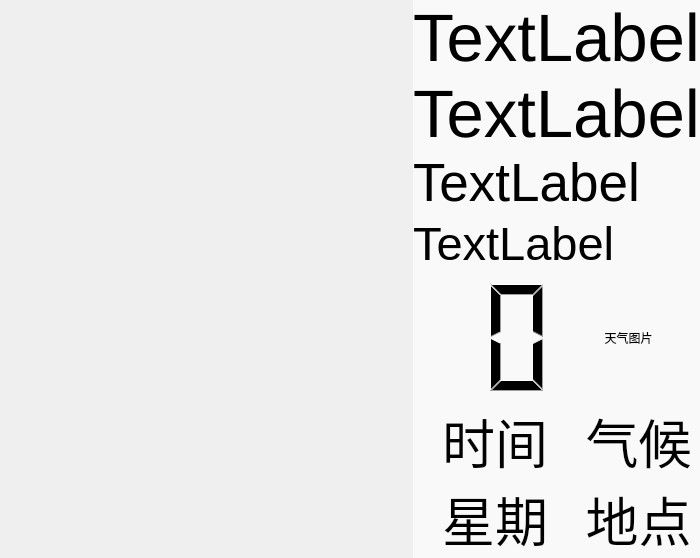
<?xml version="1.0" encoding="UTF-8"?>
<ui version="4.0">
 <class>CamerWidget</class>
 <widget class="QWidget" name="CamerWidget">
  <property name="geometry">
   <rect>
    <x>0</x>
    <y>0</y>
    <width>700</width>
    <height>558</height>
   </rect>
  </property>
  <property name="windowTitle">
   <string>Form</string>
  </property>
  <layout class="QHBoxLayout" name="horizontalLayout" stretch="500,0,300">
   <property name="spacing">
    <number>0</number>
   </property>
   <property name="leftMargin">
    <number>0</number>
   </property>
   <property name="topMargin">
    <number>0</number>
   </property>
   <property name="rightMargin">
    <number>0</number>
   </property>
   <property name="bottomMargin">
    <number>0</number>
   </property>
   <item>
    <widget class="CamerShowWidget" name="camer_widget" native="true">
     <layout class="QGridLayout" name="gridLayout_2">
      <property name="leftMargin">
       <number>0</number>
      </property>
      <property name="topMargin">
       <number>0</number>
      </property>
      <property name="rightMargin">
       <number>0</number>
      </property>
      <property name="bottomMargin">
       <number>0</number>
      </property>
      <property name="spacing">
       <number>0</number>
      </property>
     </layout>
    </widget>
   </item>
   <item>
    <spacer name="horizontalSpacer">
     <property name="orientation">
      <enum>Qt::Horizontal</enum>
     </property>
     <property name="sizeType">
      <enum>QSizePolicy::Fixed</enum>
     </property>
     <property name="sizeHint" stdset="0">
      <size>
       <width>0</width>
       <height>20</height>
      </size>
     </property>
    </spacer>
   </item>
   <item>
    <widget class="QWidget" name="info_widget" native="true">
     <layout class="QVBoxLayout" name="verticalLayout" stretch="230,10,240">
      <property name="spacing">
       <number>0</number>
      </property>
      <property name="leftMargin">
       <number>0</number>
      </property>
      <property name="topMargin">
       <number>0</number>
      </property>
      <property name="rightMargin">
       <number>0</number>
      </property>
      <property name="bottomMargin">
       <number>0</number>
      </property>
      <item>
       <widget class="QWidget" name="info_data_widget" native="true">
        <property name="styleSheet">
         <string notr="true">background-color: rgba(255, 255, 255,100);</string>
        </property>
        <layout class="QVBoxLayout" name="verticalLayout_2">
         <property name="spacing">
          <number>0</number>
         </property>
         <property name="leftMargin">
          <number>0</number>
         </property>
         <property name="topMargin">
          <number>0</number>
         </property>
         <property name="rightMargin">
          <number>0</number>
         </property>
         <property name="bottomMargin">
          <number>0</number>
         </property>
         <item>
          <widget class="QLabel" name="name_info_label">
           <property name="font">
            <font>
             <pointsize>50</pointsize>
            </font>
           </property>
           <property name="text">
            <string>TextLabel</string>
           </property>
          </widget>
         </item>
         <item>
          <widget class="QLabel" name="confiden_info_label">
           <property name="font">
            <font>
             <pointsize>50</pointsize>
            </font>
           </property>
           <property name="text">
            <string>TextLabel</string>
           </property>
          </widget>
         </item>
         <item>
          <widget class="QLabel" name="result_info_label">
           <property name="font">
            <font>
             <pointsize>40</pointsize>
            </font>
           </property>
           <property name="text">
            <string>TextLabel</string>
           </property>
          </widget>
         </item>
         <item>
          <widget class="QLabel" name="time_info_label">
           <property name="font">
            <font>
             <pointsize>35</pointsize>
            </font>
           </property>
           <property name="text">
            <string>TextLabel</string>
           </property>
          </widget>
         </item>
        </layout>
       </widget>
      </item>
      <item>
       <spacer name="verticalSpacer">
        <property name="orientation">
         <enum>Qt::Vertical</enum>
        </property>
        <property name="sizeType">
         <enum>QSizePolicy::Fixed</enum>
        </property>
        <property name="sizeHint" stdset="0">
         <size>
          <width>20</width>
          <height>0</height>
         </size>
        </property>
       </spacer>
      </item>
      <item>
       <widget class="QWidget" name="info_weather_widget" native="true">
        <property name="styleSheet">
         <string notr="true">background-color: rgba(255, 255, 255,100);</string>
        </property>
        <layout class="QGridLayout" name="gridLayout">
         <property name="leftMargin">
          <number>0</number>
         </property>
         <property name="topMargin">
          <number>0</number>
         </property>
         <property name="rightMargin">
          <number>0</number>
         </property>
         <property name="bottomMargin">
          <number>0</number>
         </property>
         <property name="spacing">
          <number>0</number>
         </property>
         <item row="0" column="0">
          <layout class="QHBoxLayout" name="horizontalLayout_2">
           <property name="spacing">
            <number>0</number>
           </property>
           <item>
            <widget class="QLCDNumber" name="temp_lcdNumber">
             <property name="styleSheet">
              <string notr="true"/>
             </property>
             <property name="frameShape">
              <enum>QFrame::NoFrame</enum>
             </property>
             <property name="frameShadow">
              <enum>QFrame::Sunken</enum>
             </property>
             <property name="smallDecimalPoint">
              <bool>false</bool>
             </property>
             <property name="digitCount">
              <number>2</number>
             </property>
             <property name="value" stdset="0">
              <double>0.000000000000000</double>
             </property>
            </widget>
           </item>
           <item>
            <spacer name="horizontalSpacer_2">
             <property name="orientation">
              <enum>Qt::Horizontal</enum>
             </property>
             <property name="sizeType">
              <enum>QSizePolicy::Fixed</enum>
             </property>
             <property name="sizeHint" stdset="0">
              <size>
               <width>0</width>
               <height>95</height>
              </size>
             </property>
            </spacer>
           </item>
           <item>
            <widget class="QLabel" name="weather_code_label">
             <property name="text">
              <string>天气图片</string>
             </property>
             <property name="alignment">
              <set>Qt::AlignCenter</set>
             </property>
            </widget>
           </item>
          </layout>
         </item>
         <item row="1" column="0">
          <spacer name="verticalSpacer_3">
           <property name="orientation">
            <enum>Qt::Vertical</enum>
           </property>
           <property name="sizeType">
            <enum>QSizePolicy::Fixed</enum>
           </property>
           <property name="sizeHint" stdset="0">
            <size>
             <width>20</width>
             <height>0</height>
            </size>
           </property>
          </spacer>
         </item>
         <item row="2" column="0">
          <layout class="QGridLayout" name="gridLayout_6" rowstretch="0,0" columnstretch="4,3">
           <property name="leftMargin">
            <number>0</number>
           </property>
           <property name="topMargin">
            <number>0</number>
           </property>
           <property name="rightMargin">
            <number>0</number>
           </property>
           <property name="bottomMargin">
            <number>0</number>
           </property>
           <property name="spacing">
            <number>0</number>
           </property>
           <item row="0" column="0">
            <widget class="QLabel" name="localtime_label">
             <property name="font">
              <font>
               <family>黑体</family>
               <pointsize>40</pointsize>
              </font>
             </property>
             <property name="styleSheet">
              <string notr="true"/>
             </property>
             <property name="text">
              <string>时间</string>
             </property>
             <property name="alignment">
              <set>Qt::AlignCenter</set>
             </property>
            </widget>
           </item>
           <item row="1" column="1">
            <widget class="QLabel" name="path_label">
             <property name="font">
              <font>
               <family>黑体</family>
               <pointsize>40</pointsize>
              </font>
             </property>
             <property name="text">
              <string>地点</string>
             </property>
             <property name="alignment">
              <set>Qt::AlignCenter</set>
             </property>
            </widget>
           </item>
           <item row="1" column="0">
            <widget class="QLabel" name="week_label">
             <property name="font">
              <font>
               <family>黑体</family>
               <pointsize>40</pointsize>
              </font>
             </property>
             <property name="text">
              <string>星期</string>
             </property>
             <property name="alignment">
              <set>Qt::AlignCenter</set>
             </property>
            </widget>
           </item>
           <item row="0" column="1">
            <widget class="QLabel" name="weather_text_label">
             <property name="font">
              <font>
               <family>黑体</family>
               <pointsize>40</pointsize>
              </font>
             </property>
             <property name="text">
              <string>气候</string>
             </property>
             <property name="alignment">
              <set>Qt::AlignCenter</set>
             </property>
            </widget>
           </item>
          </layout>
         </item>
        </layout>
       </widget>
      </item>
     </layout>
    </widget>
   </item>
  </layout>
 </widget>
 <customwidgets>
  <customwidget>
   <class>CamerShowWidget</class>
   <extends>QWidget</extends>
   <header>camershowwidget.h</header>
   <container>1</container>
  </customwidget>
 </customwidgets>
 <resources/>
 <connections/>
</ui>
